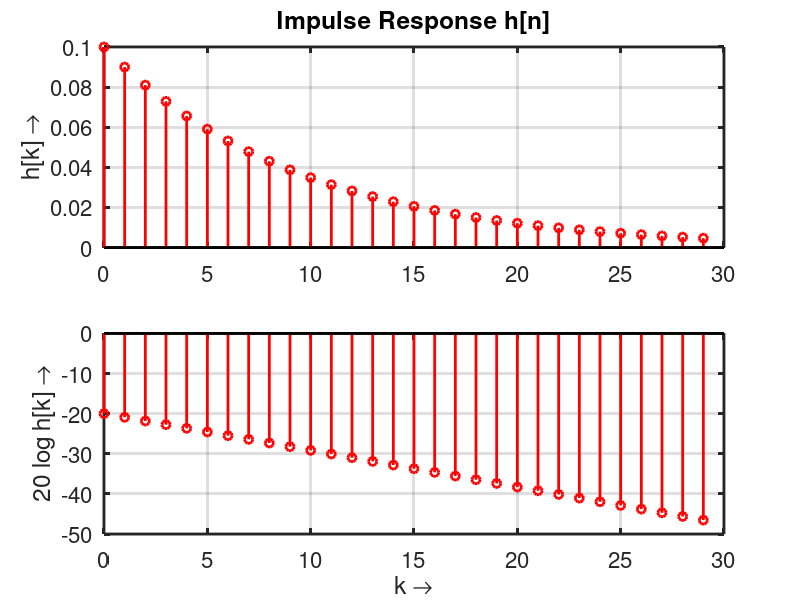
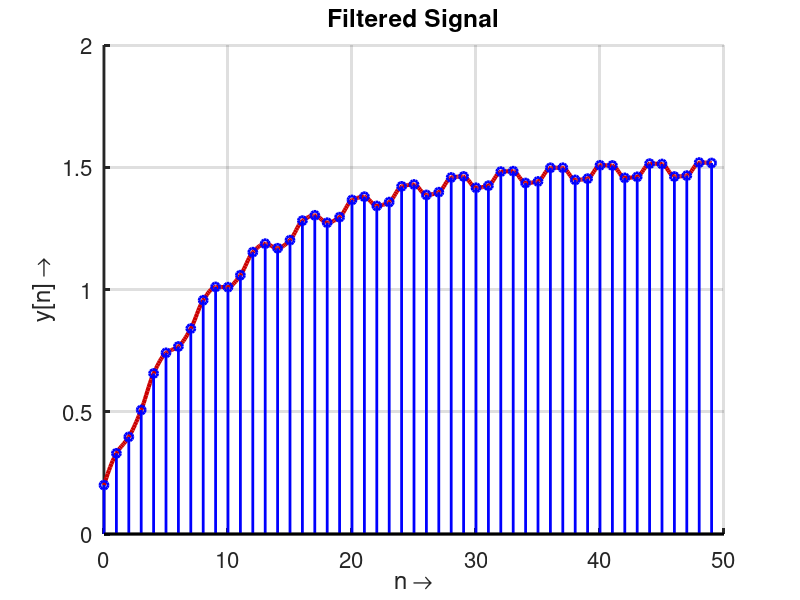

Write the MATLAB code that produced these figures, in order.
%===============================================
% LTI_tricks_m.m
%
% Tricks: Logarithmierte Impulsantwort, Interpolation in Matlab
% 
% (c) 2013 Christian Münker - Files zur Vorlesung "DSV auf FPGAs"
%===============================================
set(0,'DefaultAxesColorOrder', [0.8 0 0.2; 0 1 0; 0 0 1], ...
      'DefaultAxesLineStyleOrder','-|--|:|-.');

set(0,'DefaultAxesUnits','normalized');      
set(0,'DefaultAxesFontSize',16);
set(0,'defaultTextFontSize',16);
set(0,'defaultLineMarkerSize', 6);

set(0,'defaultaxeslinewidth',2);
set(0,'defaultlinelinewidth',2);
close all; % alle Plot-Fenster schließen
clear all; % alle Variablen aus Workspace löschen

% -- Impulse response (lin / log) --
f1 = 50; Ts = 5e-3; 
n = [0:49]; % sample n
t = 0:0.1:49; % start/step/stop
xn = 1.5 + 0.5*cos(2.0*pi*f1*n*Ts);
b = [0.1, 0]; a = [1, -0.9];
%
[h, k] = impz(b, a, 30);
figure(1);
subplot(211); 
stem(k, h, 'r-');
ylabel('h[k] \rightarrow'); grid on;
title('Impulse Response h[n]');
subplot(212); 
stem(k, 20*log10(abs(h)), 'r-'); 
xlabel('k \rightarrow'); grid on;
ylabel('20 log h[k] \rightarrow');
% ------- Filtered signal ---
figure(2); 
yn = filter(b,a,xn);
yt = interp1(n, yn, t, 'cubic');
hold on; % don't overwrite plots
plot(t, yt,'color',[0.8,0,0],'LineWidth',3);
stem([0:length(yn)-1],yn,'b');
xlabel('n \rightarrow'); grid on;
ylabel('y[n] \rightarrow');
title('Filtered Signal');
%  